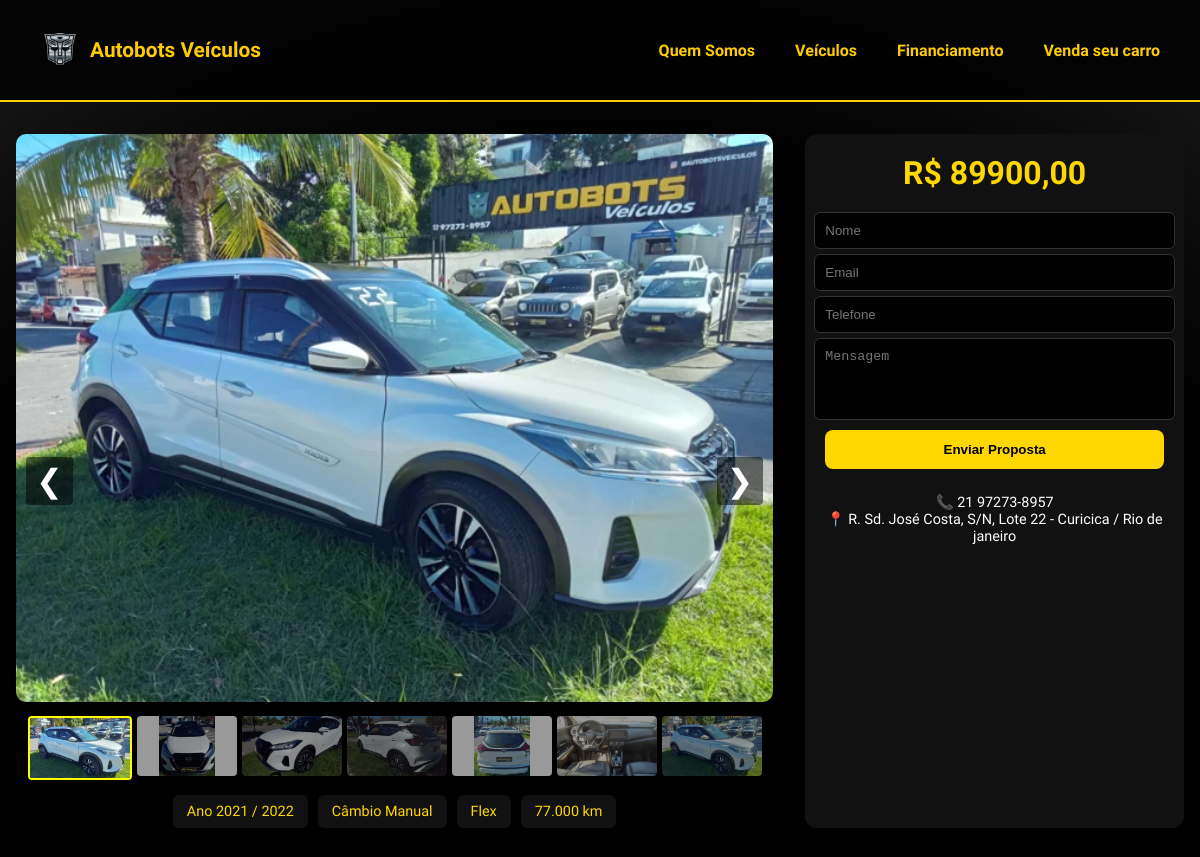
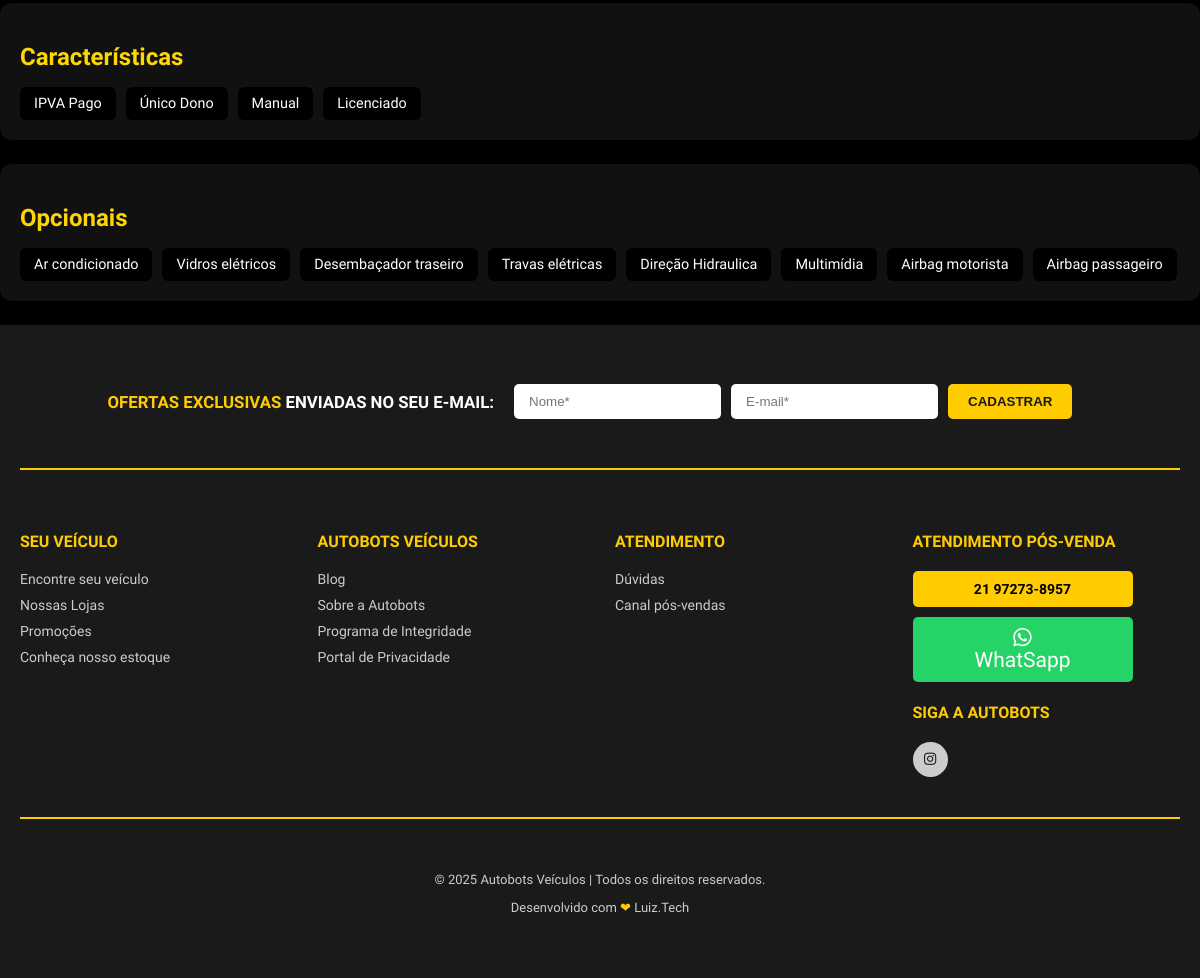
Page /detalhes/3 on the committed database (2 pictures, top to bottom).
### configuracao/models.py (models this page shows, shortened)
class Logo(models.Model):
    img_upload = models.ImageField(upload_to='logo/')

class Contato(models.Model):
    telefone = models.CharField(max_length=20)
    telefone2 = models.CharField(max_length=20, null=True, blank=True)
    email = models.EmailField(null=True, blank=True)

class Endereco(models.Model):
    nome_loja = models.CharField(max_length=100,null=True, blank=True)
    rua = models.CharField(max_length=200,null=True, blank=True)
    numero = models.CharField(max_length=20,null=True, blank=True)
    bairro = models.CharField(max_length=100,null=True, blank=True)
    cidade = models.CharField(max_length=100,null=True, blank=True)
    estado = models.CharField(max_length=100,null=True, blank=True)
    cep = models.CharField(max_length=20,null=True, blank=True)
    foto_loja = models.ImageField(upload_to='lojas_img/',null=True, blank=True)

### agencia/models.py (models this page shows, shortened)
class Carro(models.Model):
    nome = models.CharField(max_length=100)
    modelo = models.ForeignKey(Modelo, on_delete=models.CASCADE)
    categoria = models.ForeignKey(Categoria, on_delete=models.CASCADE)
    caracteristicas = models.ManyToManyField(Caracteristica, blank=True)
    opcionais = models.ManyToManyField(Opcional, blank=True)
    ano = models.CharField(max_length=100)
    cambio = models.CharField(max_length=100)
    combustivel = models.CharField(max_length=100)
    km = models.CharField(max_length=100)
    preco = models.DecimalField(max_digits=10, decimal_places=2)
    preco_ativo = models.BooleanField(default=True)
    disponivel = models.BooleanField(default=True)
    informacoes = models.TextField(blank=True)
    destaque = models.BooleanField(default=False, null=True, blank=True)
    promocao = models.BooleanField(default=False,null=True, blank=True)
    imagem_principal = models.ImageField(upload_to='carros/')

class ImagemCarro(models.Model):
    carro = models.ForeignKey(Carro, on_delete=models.CASCADE, related_name='imagens')
    arquivo = models.ImageField(upload_to='carros/galeria/')

class Caracteristica(models.Model):
    nome = models.CharField(max_length=100)

class Opcional(models.Model):
    nome = models.CharField(max_length=100)

### agencia/views.py (the view)
# urls.py: path('detalhes/<int:carro_id>', views.detalhes, name='detalhes'),
def detalhes(request, carro_id):
    carro = Carro.objects.get(id=carro_id)
    endereco = Endereco.objects.first()
    contatos = Contato.objects.first()
    obj, created = CarroMaisVisualizados.objects.get_or_create(carro=carro)
    obj.visualizacoes = F('visualizacoes') + 1
    obj.save(update_fields=['visualizacoes'])
    context = {
        'carro': carro,
        'endereco': endereco,
        'contatos': contatos
    }
    return render(request, 'carros_detalhe.html', context)

### configuracao/context_processors.py (called while the page is built)
def site_config(request):
    logo = Logo.objects.first()
    favicon = Favicon.objects.first()
    contatos = Contato.objects.first()
    redesocial = RedeSocial.objects.first()
    return {
        'logo': logo,
        'favicon': favicon,
        'contatos': contatos,
        'redesocial': redesocial
    }

### templates/carros_detalhe.html (shortened to what this page needs)
{% extends 'base/base.html' %}
   {% load static %}
{% block head %}
<link rel="stylesheet" href="{% static 'css/detalhe_carro.css' %}">
{% endblock head %}
{% block content %}
<div class="carro-detalhe-container">
<div class="carro-galeria">
    <button class="galeria-btn prev" onclick="mudarImagem(-1)">&#10094;</button>
    <img id="imagemPrincipal" src="{{ carro.imagem_principal.url }}" alt="{{ carro.nome }}">
    <button class="galeria-btn next" onclick="mudarImagem(1)">&#10095;</button>
    <div class="thumbs">
        {% for imagem in carro.imagens.all %}
            <img src="{{ imagem.arquivo.url }}" alt="" onclick="trocarImagem(this)">
        {% endfor %}
    </div>
    <div class="dados-carro">
        <div>Ano {{ carro.ano }}</div>
        <div>Câmbio {{ carro.cambio }}</div>
        <div>{{ carro.combustivel }}</div>
        <div>{{ carro.km }} km</div>
    </div>
</div>
    <div class="carro-info">
        <div class="preco">R$ {{ carro.preco|floatformat:2 }}</div>
        <div id="form-proposta-container">
        <form class="form-proposta" method="post" action="{% url 'enviar_proposta' carro.id %}">
            <input type="text" name="nome" placeholder="Nome" required>
            <input type="email" name="email" placeholder="Email" required>
            <input type="tel" name="telefone" placeholder="Telefone" required>
            <textarea name="mensagem" rows="4" placeholder="Mensagem"></textarea>
            <button type="submit">Enviar Proposta</button>
        </form>
        </div>
        <div class="endereco-contato">
            📞 {{ contatos.telefone }}<br>
            📍 {{ endereco.rua }}, {{ endereco.numero }} - {{ endereco.cidade }} / {{ endereco.estado }}
        </div>
    </div>
</div>
<div class="caracteristicas">
    <h2>Características</h2>
    <div class="tags">
        {% for item in carro.caracteristicas.all %}
            <span>{{ item.nome }}</span>
        {% endfor %}
    </div>
</div>
<div class="opcionais">
    <h2>Opcionais</h2>
    <div class="tags">
        {% for item in carro.opcionais.all %}
            <span>{{ item.nome }}</span>
        {% endfor %}
    </div>
</div>
{% endblock %}

### templates/base/base.html (shortened to what this page needs)
{% load static %}
<!DOCTYPE html>
<html lang="pt-BR">
<head>
    <link rel="stylesheet" href="https://cdnjs.cloudflare.com/ajax/libs/font-awesome/6.5.2/css/all.min.css">
    <link rel="stylesheet" href="{% static 'css/menumobile.css' %}">
    <link rel="stylesheet" href="{% static 'css/footer.css' %}">
    {% block head %}{% endblock head %}
</head>
<body>
    <header>
        {% if logo %}
        <div class="logo">
            <a class="logo" href="{% url 'home' %}" style="text-decoration: none;">
                <img src="{{ logo.img_upload.url }}" alt="Logo do site" />
                <h2>Autobots Veículos</h2>
            </a>
        </div>
        {% else %}
        <span>Logo não configurada</span>
        {% endif %}
        <nav id="nav-links">
            <a href="{% url 'sobre' %}">Quem Somos</a>
            <a href="{% url 'pesquisa' %}">Veículos</a>
            <a href="{% url 'financiamiento' %}">Financiamento</a>
            <a href="{% url 'venda_seu_carro' %}">Venda seu carro</a>
        </nav>
    </header>
    {% block content %}
    {% endblock content %}
    <footer class="site-footer">
        <div class="container-footer">
            <div class="footer-newsletter">
                <h3><span class="highlight">Ofertas exclusivas</span> enviadas no seu e-mail:</h3>
                <form id="newsletter-form" action="{% url 'newsletter_subscribe' %}" method="POST">
                    <input type="text" id="newsletter-name" name="name" placeholder="Nome*" required>
                    <input type="email" id="newsletter-email" name="email" placeholder="E-mail*" required>
                    <button type="submit">Cadastrar</button>
                </form>
            </div>
            <div class="footer-main">
                <div class="footer-column">
                    <h4>Seu veículo</h4>
                    <ul>
                        <li><a href="{% url 'pesquisa' %}">Encontre seu veículo</a></li>
                        <li><a href="{% url 'nossas_lojas' %}">Nossas Lojas</a></li>
                        <li><a href="{% url 'pesquisa' %}">Promoções</a></li>
                        <li><a href="{% url 'pesquisa' %}">Conheça nosso estoque</a></li>
                    </ul>
                </div>
                <div class="footer-column">
                    <h4>Autobots Veículos</h4>
                    <ul>
                        <li><a href="#">Blog</a></li>
                        <li><a href="#">Sobre a Autobots</a></li>
                        <li><a href="#">Programa de Integridade</a></li>
                        <li><a href="{% url 'privacidade' %}">Portal de Privacidade</a></li>
                    </ul>
                </div>
                <div class="footer-column">
                    <h4>Atendimento</h4>
                    <ul>
                        <li><a href="{% url 'duvidas' %}">Dúvidas</a></li>
                        <li><a href="{% url 'pos_vendas' %}">Canal pós-vendas</a></li>
                    </ul>
                    <br>
                </div>
                <div class="footer-column">
                    <h4>Atendimento Pós-venda</h4>
                    <div class="contact-buttons">
                        <a href="tel:{{contatos.telefone}}" class="phone-button">{{contatos.telefone}}</a>
                        <a href="https://wa.me/55{{contatos.telefone}}" class="whatsapp-button" target="_blank"><i
                                class="fab fa-whatsapp"></i> WhatSapp</a>
                    </div>
                    <h4>Siga a Autobots</h4>
                    <div class="social-icons">
                        {% if redesocial.instagram %}
                        <a href="https://www.instagram.com/{{ redesocial.instagram }}" target="_blank"
                            aria-label="Instagram"><i class="fab fa-instagram"></i></a>
                        {% endif %}
                    </div>
                </div>
            </div>
            <div class="footer-bottom">
                <p>© 2025 Autobots Veículos | Todos os direitos reservados.</p>
                <p class="luiz-tech-credit">Desenvolvido com <span class="heart">❤</span> Luiz.Tech</p>
            </div>
        </div>
    </footer>
</body>
</html>

### static/css/menumobile.css (style rules this page uses)
#nav-links { display: flex; gap: 20px; z-index: 15; }

### static/css/footer.css (style rules this page uses)
.site-footer { background-color: #1a1a1a; color: #ccc; padding: 50px 0; font-size: 14px; }
.container-footer { max-width: 1200px; margin: 0 auto; padding: 0 20px; }
.footer-newsletter { display: flex; justify-content: center; align-items: center; gap: 20px; padding-bottom: 40px; margin-bottom: 40px; border-bottom: 2px solid #ffcc00; flex-wrap: wrap; }
.footer-newsletter h3 { color: #fff; font-size: 1.2em; font-weight: bold; text-transform: uppercase; }
.footer-newsletter .highlight { color: #ffcc00; }
.footer-newsletter form { display: flex; gap: 10px; }
.footer-newsletter input[type="text"], .footer-newsletter input[type="email"] { padding: 10px 15px; border-radius: 5px; border: none; background-color: #fff; }
.footer-newsletter button { padding: 10px 20px; border: none; border-radius: 5px; background-color: #ffcc00; color: #1a1a1a; font-weight: bold; cursor: pointer; text-transform: uppercase; transition: background-color 0.3s ease; }
.footer-main { display: flex; justify-content: space-between; flex-wrap: wrap; gap: 30px; }
.footer-column { flex: 1; min-width: 180px; }
.footer-column h4 { color: #ffcc00; margin-bottom: 20px; font-size: 16px; text-transform: uppercase; }
.footer-column ul { list-style: none; padding: 0; margin: 0; }
.footer-column ul li { margin-bottom: 10px; }
.footer-column ul li a { color: #ccc; text-decoration: none; transition: color 0.3s ease; }
.contact-buttons a { display: flex; justify-content: center; align-items: center; flex-direction: column; text-align: center; padding: 10px; border-radius: 5px; text-decoration: none; margin-bottom: 10px; transition: opacity 0.3s; }
.phone-button { background-color: #ffcc00; color: black; font-weight: bold; width: 200px; }
.whatsapp-button { background-color: #25d366; color: white; font-size: 1.5em; width: 200px; }
.social-icons a { color: #1a1a1a; background-color: #ccc; display: inline-flex; justify-content: center; align-items: center; width: 35px; height: 35px; border-radius: 50%; margin-right: 8px; text-decoration: none; transition: background-color 0.3s ease; }
.footer-bottom { text-align: center; padding-top: 40px; margin-top: 40px; border-top: 2px solid #ffcc00; font-size: 13px; }
.footer-bottom .luiz-tech-credit .heart { color: #ffcc00; }

### templates/base/base.html (style rules this page uses)
body { margin: 0; font-family: 'Orbitron', sans-serif; background: radial-gradient(circle, #000000 70%, #1a1a1a 100%); color: #fff; min-height: 100vh; }
header { display: flex; justify-content: space-between; align-items: center; padding: 20px 40px; background: rgba(0, 0, 0, 0.8); border-bottom: 2px solid #ffcc00; }
header img { height: 60px; }
nav a { color: #ffcc00; text-decoration: none; margin-left: 20px; font-weight: 700; transition: 0.3s; }
.logo { display: flex; align-items: center; justify-content: center; gap: 10px; }
.logo h2 { margin: 0; color: #ffcc00; font-size: 1.3em; }

### rows in the picture
Logo: img_upload (picture)
Carro: imagem_principal (picture), ano "2021 / 2022", cambio "Manual", combustivel "Flex", km "77.000", preco "89900,00"
ImagemCarro: arquivo (picture)
ImagemCarro: arquivo (picture)
ImagemCarro: arquivo (picture)
ImagemCarro: arquivo (picture)
ImagemCarro: arquivo (picture)
ImagemCarro: arquivo (picture)
ImagemCarro: arquivo (picture)
Contato: telefone "21 97273-8957"
Endereco: rua "R. Sd. José Costa, S/N", numero "Lote 22", cidade "Curicica", estado "Rio de janeiro"
Caracteristica: nome "IPVA Pago"
Caracteristica: nome "Único Dono"
Caracteristica: nome "Manual"
Caracteristica: nome "Licenciado"
Opcional: nome "Ar condicionado"
Opcional: nome "Vidros elétricos"
Opcional: nome "Desembaçador traseiro"
Opcional: nome "Travas elétricas"
Opcional: nome "Direção Hidraulica"
Opcional: nome "Multimídia"
Opcional: nome "Airbag motorista"
Opcional: nome "Airbag passageiro"
